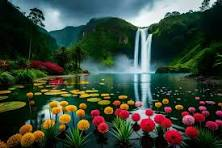
#> input picture image.jpeg, 222 x 148 px
$ python image_resizer.py
#> lines starting #> are read from the running program, lines starting #| are printed output that depends on the picture
import cv2
img_src = 'image.jpeg'
img_dest = 'new_image.jpeg'
img_scale = 120

src = cv2.imread(img_src, cv2.IMREAD_UNCHANGED)
#> src is the input picture: shape (148, 222, 3); mean B, G, R 56, 69.3, 56.8
new_width = int(src.shape[1] * img_scale / 100)
#> new_width = 266
new_height = int(src.shape[0] * img_scale / 100)
#> new_height = 177
output = cv2.resize(src, (new_width, new_height))
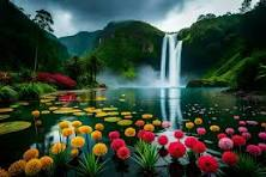
#> output: shape (177, 266, 3); mean B, G, R 55.9, 69.2, 56.7
cv2.imwrite(img_dest, output)
cv2.waitKey(0)
